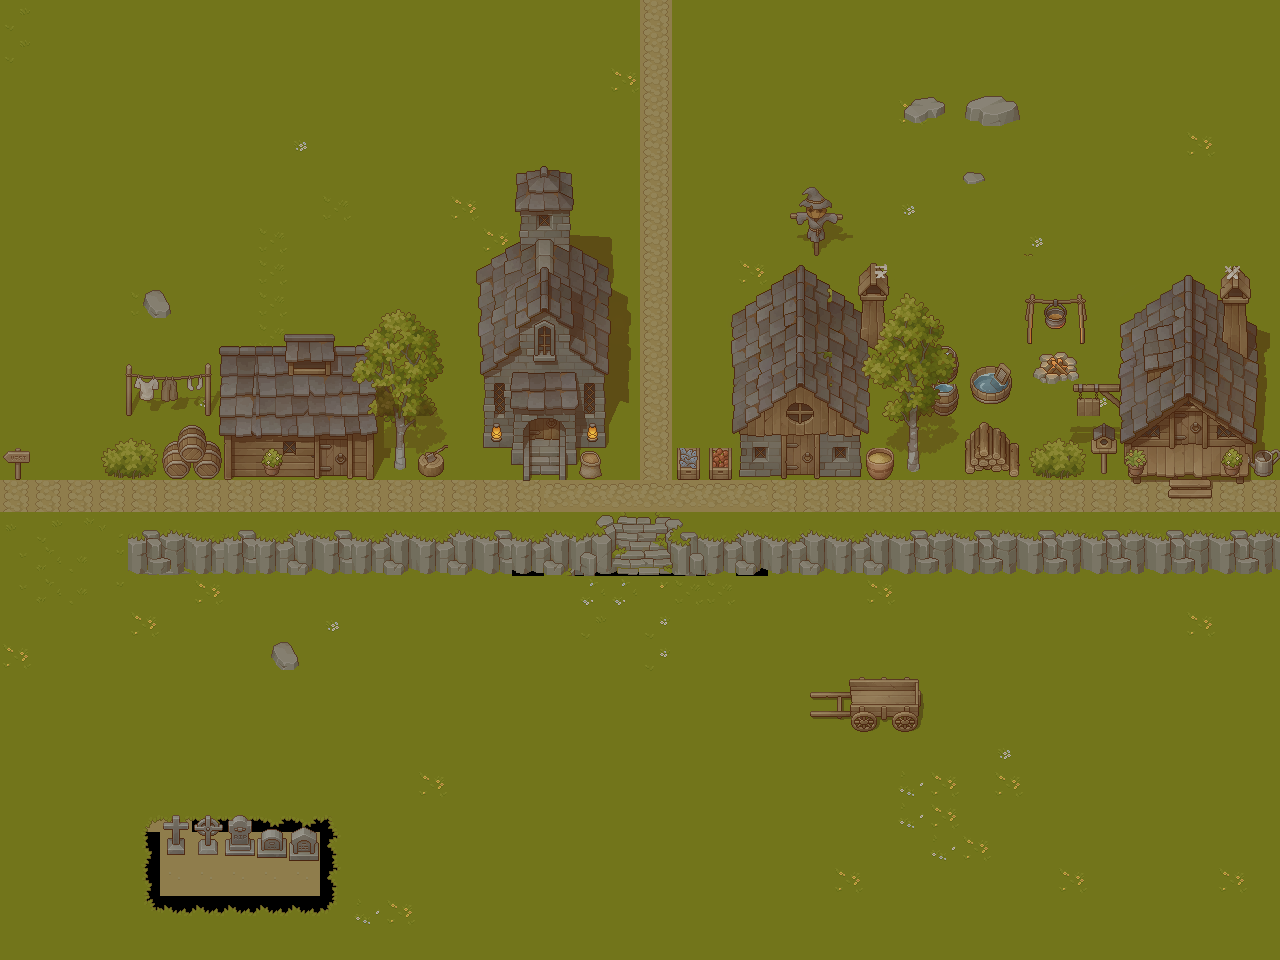

A 2D game scene composited from a Tiled map and its tileset images. What follows is a short description and the map's XML, with each tile layer's data collapsed to a summary:
An orthogonal 40x30 tile map with 32x32 px tiles, 4 tile layers (Tile Layer 1, Tile Layer 2, Tile Layer 3, Tile Layer 4), 18 tilesets.

<map version="1.10" tiledversion="1.12.1" orientation="orthogonal" renderorder="right-down" width="40" height="30" tilewidth="32" tileheight="32" infinite="0" nextlayerid="5" nextobjectid="1">
 <tileset firstgid="1" source="tilesets/TX Tileset Grass.tsx" />
 <tileset firstgid="257" source="tilesets/TX Tileset Terrain.tsx" />
 <tileset firstgid="1281" source="tilesets/TileSet Dirt.tsx" />
 <tileset firstgid="1313" source="tilesets/TX Village Building.tsx" />
 <tileset firstgid="5409" source="tilesets/TX Village Plant.tsx" />
 <tileset firstgid="6433" source="tilesets/TX Village Props.tsx" />
 <tileset firstgid="10529" source="tilesets/TX FX Candle Flame.tsx" />
 <tileset firstgid="10593" source="tilesets/TX FX Water Foam.tsx" />
 <tileset firstgid="10657" source="tilesets/TX Village Building Shadow.tsx" />
 <tileset firstgid="14753" source="tilesets/TX Village Plant Shadow.tsx" />
 <tileset firstgid="15777" source="tilesets/TX Village Props Shadow.tsx" />
 <tileset firstgid="19873" source="tilesets/tileset-flame.tsx" />
 <tileset firstgid="20897" source="tilesets/tileset-storm.tsx" />
 <tileset firstgid="21921" source="tilesets/tileset-wind.tsx" />
 <tileset firstgid="22945" source="tilesets/tileset-frost.tsx" />
 <tileset firstgid="23969" source="tilesets/tileset-stone.tsx" />
 <tileset firstgid="24993" source="tilesets/tileset-venom.tsx" />
 <tileset firstgid="26017" source="tilesets/tileset-water.tsx" />
 <layer id="1" name="Tile Layer 1" width="40" height="30">
  <data>[1200 cells, 1191 non-empty, 37 distinct tile ids]</data>
 </layer>
 <layer id="2" name="Tile Layer 2" width="40" height="30">
  <data>[1200 cells, 352 non-empty, 223 distinct tile ids]</data>
 </layer>
 <layer id="3" name="Tile Layer 3" width="40" height="30">
  <data>[1200 cells, 138 non-empty, 130 distinct tile ids]</data>
 </layer>
 <layer id="4" name="Tile Layer 4" width="40" height="30">
  <data>[1200 cells, 192 non-empty, 178 distinct tile ids]</data>
 </layer>
</map>
